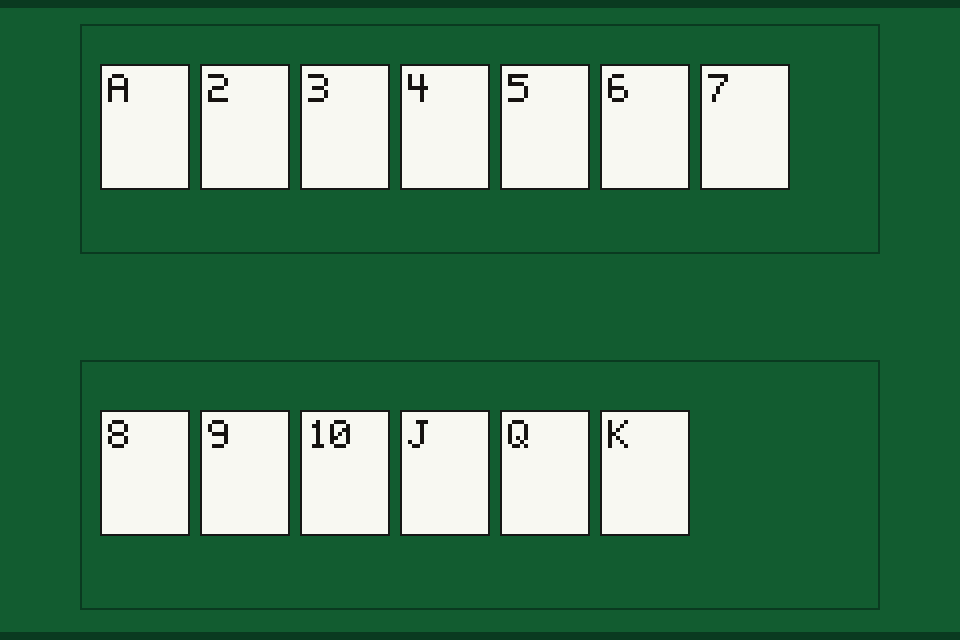
#> input picture fixtures/vision/synthetic-v1/smoke/all13.png, 960 x 640 px
$ python -i navy_cards.py   (imports and definitions only)
#> lines starting #> are read from the running program, lines starting #| are printed output that depends on the picture; after the words box and inside, x2 and y2 are one past the last pixel; in counts of white or black regions, pixels touching at a corner belong together
#> further down, picture is the input picture: shape (640, 960, 3); mean B, G, R 88.7, 122.8, 67.6
### blackjack_lab/vision/deps.py
# -*- coding: utf-8 -*-
"""识牌可选依赖：延迟加载，未安装时不得影响手动录牌与数学分析。"""
from __future__ import annotations


class VisionDependencyError(RuntimeError):
    """缺少识牌依赖。原手动流程应继续可用。"""


class ImageRejected(ValueError):
    """图片或区域被受控拒绝，不是识别成功。"""


# [6 lines left out: function cv2_available, not called in this run]


def load_cv2():
    try:
        import cv2
        return cv2
    except ImportError as exc:
        raise VisionDependencyError(
            "未安装识牌可选依赖（OpenCV）。手动录牌、恢复和数学自检不受影响。"
            "若要运行识牌演示：pip install -r requirements-vision.txt"
        ) from exc


def load_numpy():
    try:
        import numpy
        return numpy
    except ImportError as exc:
        raise VisionDependencyError(
            "未安装识牌可选依赖（numpy，通常随 OpenCV 安装）。"
            "手动录牌与数学分析不受影响。"
        ) from exc

### blackjack_lab/vision/navy_cards.py
# -*- coding: utf-8 -*-
"""深色桌检牌与角标比分。

思路来自公开的 OpenCV 扑克检测（找亮斑、拉正角标、和点数图做差），
不是拷贝其源码，也不引入 YOLO。匹配度仍不是正确概率。
"""
from __future__ import annotations

from typing import Dict, List, Sequence, Tuple

from .contracts import FACE_SHOWN, FACE_UNREADABLE, RANKS_13, RankHypothesis, validate_match_score
from .deps import load_cv2, load_numpy
from .image_io import LoadedImage, rgb_to_bgr

Box = Tuple[int, int, int, int]

RANK_W, RANK_H = 56, 96
NAVY_ACCEPT = 0.62
NAVY_MARGIN = 0.04


# [27 lines left out: functions _normalise_rank_mask, _hershey_rank, not called in this run]


def built_in_rank_templates() -> Dict[str, "object"]:
    return {rank: _hershey_rank(rank) for rank in RANKS_13}


def _white_ink_ratios(bgr) -> Tuple[float, float]:
    np = load_numpy()
    cv2 = load_cv2()
    hsv = cv2.cvtColor(bgr, cv2.COLOR_BGR2HSV)
#> hsv: shape (640, 960, 3); mean H, S, V 61.4, 157.7, 122.8
    white = (hsv[:, :, 2] >= 150) & (hsv[:, :, 1] <= 90)
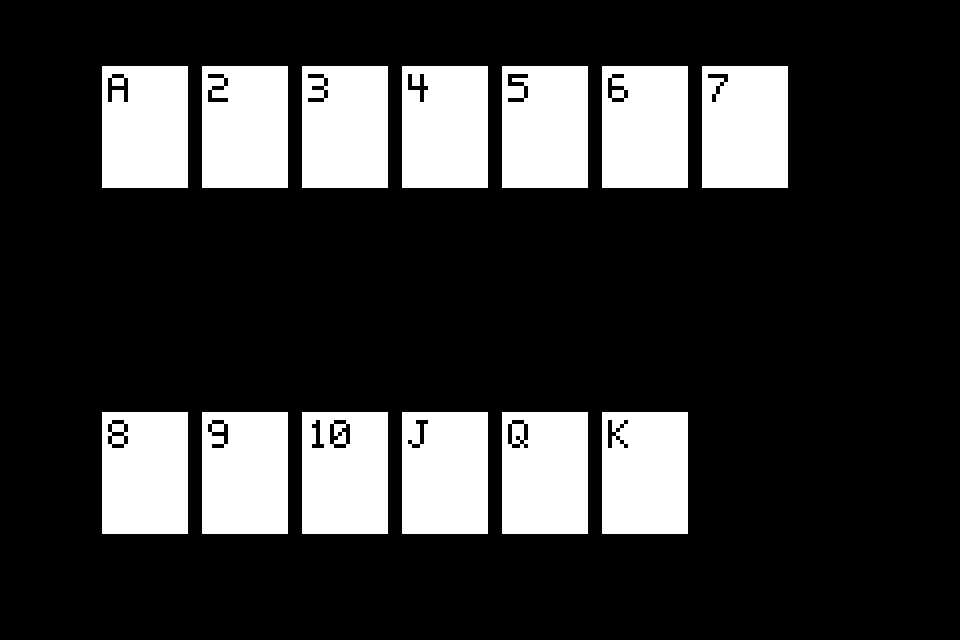
#> white: shape (640, 960) bool; 21.7% white; 13 white regions, largest, box (x1, y1, x2, y2) and area: (702, 66, 788, 188) 10316, (402, 412, 488, 534) 10316, (402, 66, 488, 188) 10268
    ink = (hsv[:, :, 2] <= 90) | ((hsv[:, :, 1] >= 80) & (hsv[:, :, 2] >= 70))
    n = float(bgr.shape[0] * bgr.shape[1]) or 1.0
#> n = 614400
    return float(white.mean() if hasattr(white, "mean") else np.mean(white)), float(np.mean(ink))


def looks_like_card_face(bgr) -> bool:
    if bgr is None or bgr.size == 0:
        return False
    white, ink = _white_ink_ratios(bgr)
#> white = 0.217; ink = 0.783
    return white >= 0.28 and ink >= 0.015


# [37 lines left out: functions isolate_rank_ink, match_rank_ink, not called in this run]


def recognize_navy_face(bgr) -> dict:
    if not looks_like_card_face(bgr):
        return {
            "rank_candidates": [],
            "reject_reason": "更像绒面印刷或空块，请拒绝或人工确认",
            "face_state_candidate": FACE_UNREADABLE,
        }
    ink = isolate_rank_ink(bgr)
    if ink is None:
        return {
            "rank_candidates": [],
            "reject_reason": "角标墨迹不足，请人工确认牌面",
            "face_state_candidate": FACE_UNREADABLE,
        }
    candidates = match_rank_ink(ink, built_in_rank_templates())
    best = candidates[0].match_score if candidates else -1.0
    second = candidates[1].match_score if len(candidates) > 1 else -1.0
    if best < NAVY_ACCEPT:
        return {
            "rank_candidates": candidates,
            "reject_reason": "角标匹配不足，请人工确认牌面",
            "face_state_candidate": FACE_UNREADABLE,
        }
    if best - second < NAVY_MARGIN:
        return {
            "rank_candidates": candidates,
            "reject_reason": "前两名接近，不猜测点数",
            "face_state_candidate": FACE_UNREADABLE,
        }
    return {
        "rank_candidates": candidates,
        "reject_reason": None,
        "face_state_candidate": FACE_SHOWN,
    }


# [56 lines left out: functions navy_detect_boxes, _nms, not called in this run]

>>> import cv2
>>> picture = cv2.imread('../../fixtures/vision/synthetic-v1/smoke/all13.png')
>>> result = recognize_navy_face(picture)
#> result = {'rank_candidates': [], 'reject_reason': '更像绒面印刷或空块，请拒绝或人工确认', 'face_state_candidate': 'unreadable'}

$ run again, on fixtures/vision/synthetic-v1/smoke/backs.png
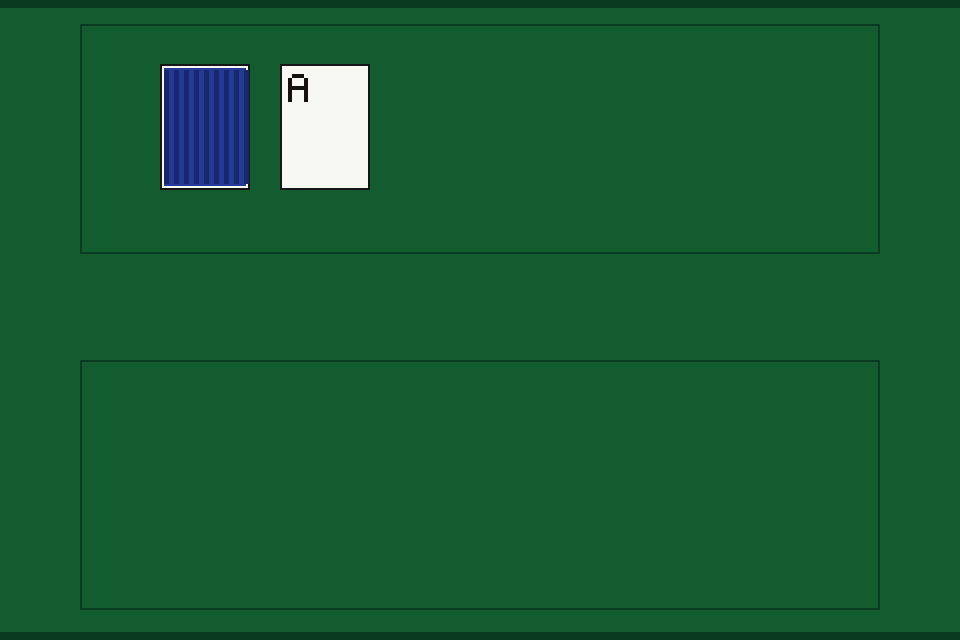
#> input picture fixtures/vision/synthetic-v1/smoke/backs.png, 960 x 640 px
#> picture is the input picture: shape (640, 960, 3); mean B, G, R 52, 92.5, 21.9
#> hsv: shape (640, 960, 3); mean H, S, V 71.8, 201, 93.8
#> in _white_ink_ratios, `white = (hsv[:, :, 2] >= 150) & (hsv[:, :, 1] <= 90)`:
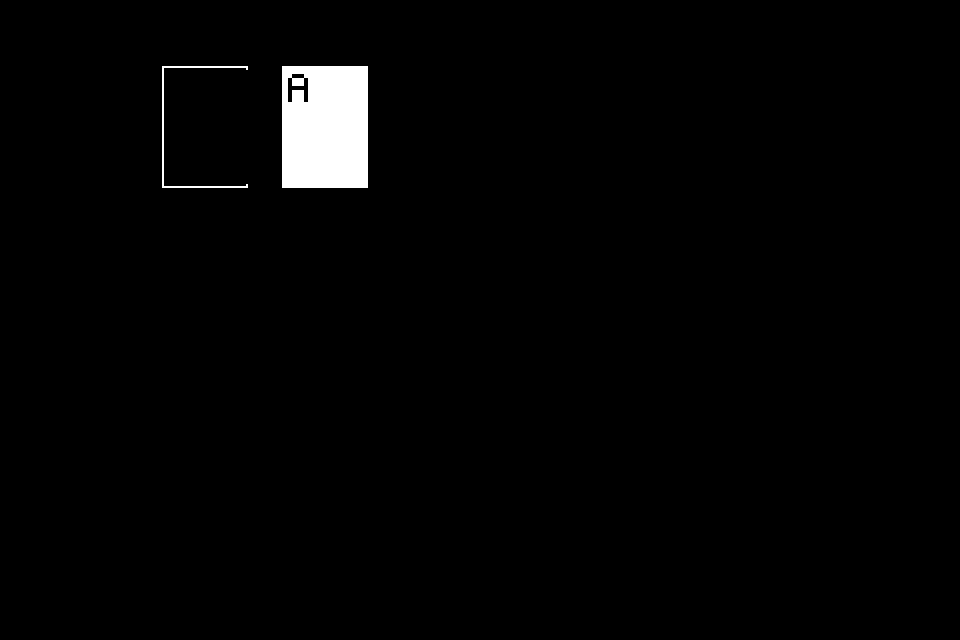
#> white: shape (640, 960) bool; 1.8% white; 2 white regions, box (x1, y1, x2, y2) and area: (282, 66, 368, 188) 10204, (162, 66, 248, 188) 588
#> in looks_like_card_face, `white, ink = _white_ink_ratios(bgr)`: white = 0.0176; ink = 0.982
#> result = {'rank_candidates': [], 'reject_reason': '更像绒面印刷或空块，请拒绝或人工确认', 'face_state_candidate': 'unreadable'}

$ run again, on fixtures/vision/synthetic-v1/smoke/occluded.png
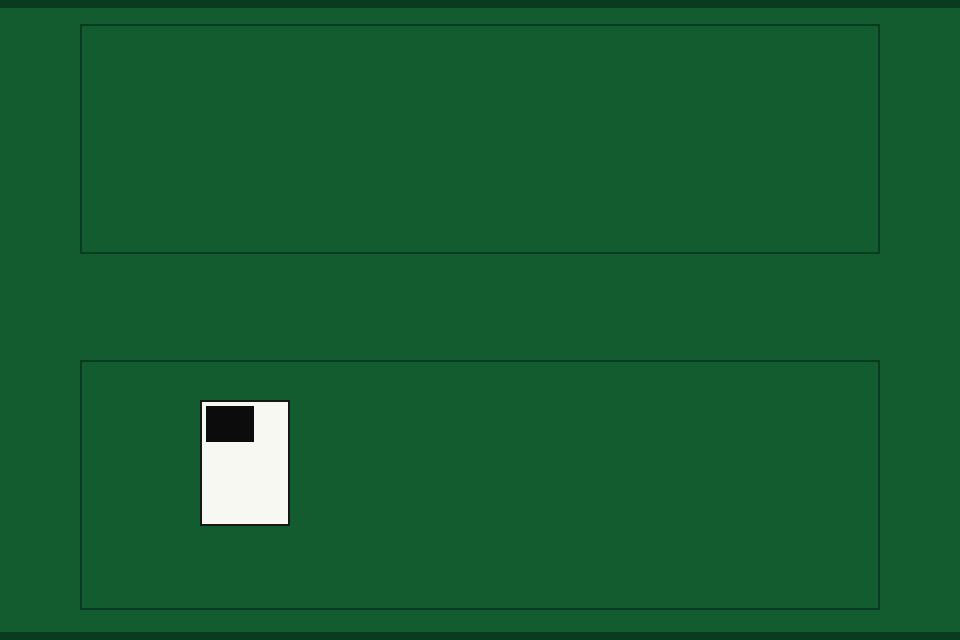
#> input picture fixtures/vision/synthetic-v1/smoke/occluded.png, 960 x 640 px
#> picture is the input picture: shape (640, 960, 3); mean B, G, R 50, 92.6, 21
#> hsv: shape (640, 960, 3); mean H, S, V 71.2, 201.5, 92.6
#> in _white_ink_ratios, `white = (hsv[:, :, 2] >= 150) & (hsv[:, :, 1] <= 90)`:
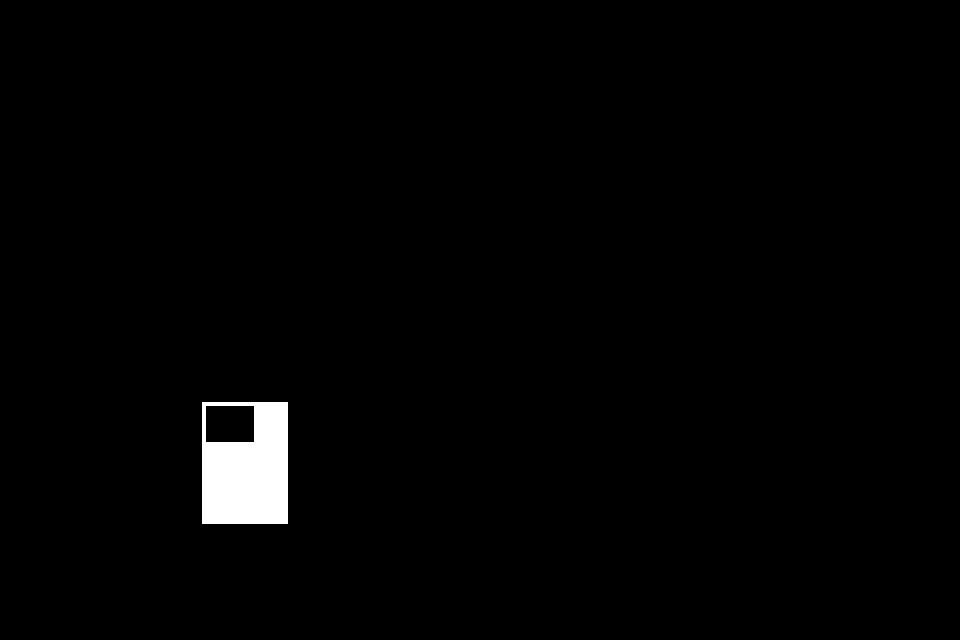
#> white: shape (640, 960) bool; 1.4% white; 1 white region, box (x1, y1, x2, y2) and area: (202, 402, 288, 524) 8764
#> in looks_like_card_face, `white, ink = _white_ink_ratios(bgr)`: white = 0.0143; ink = 0.986
#> result = {'rank_candidates': [], 'reject_reason': '更像绒面印刷或空块，请拒绝或人工确认', 'face_state_candidate': 'unreadable'}
